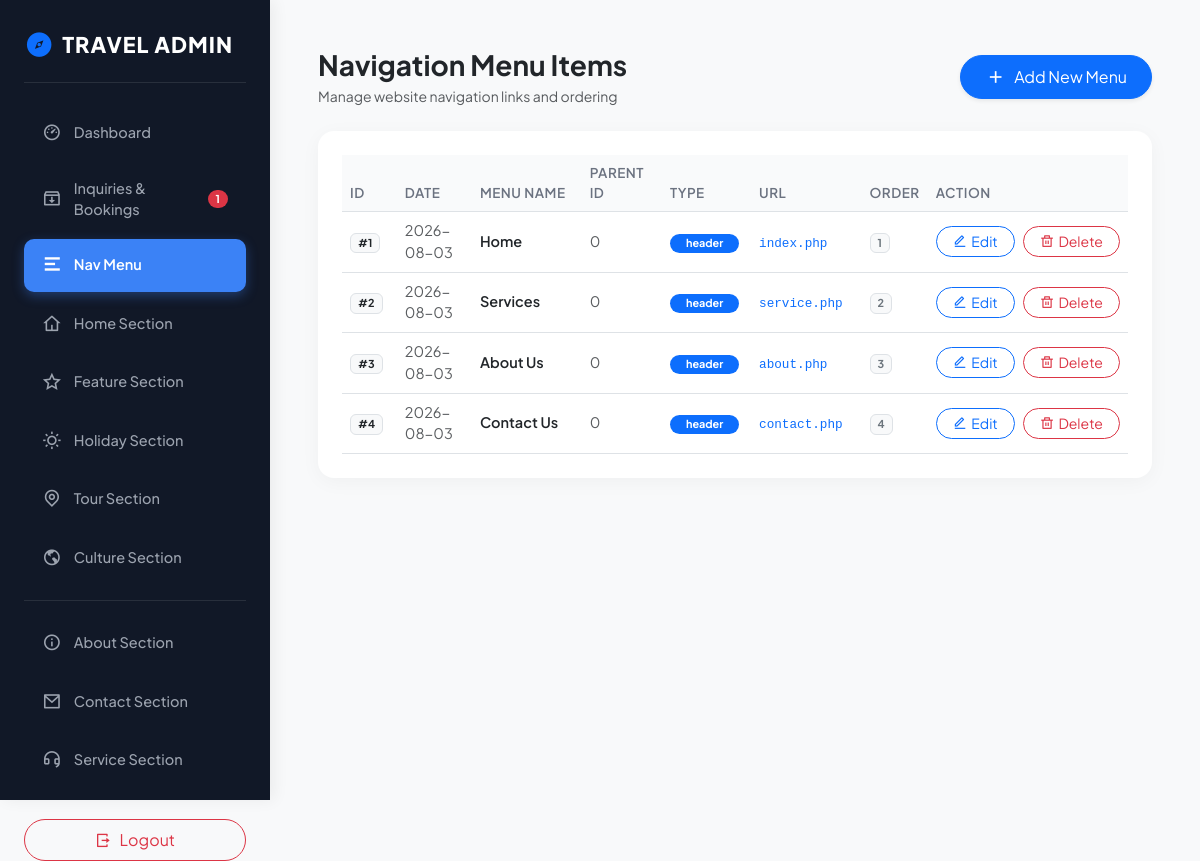
The page /admin/menu.php (signed in) on the database its author committed.
### tables this page shows
CREATE TABLE `menu` (
  `id` int NOT NULL AUTO_INCREMENT,
  `menu_name` varchar(255) NOT NULL,
  `menu_parent` int DEFAULT '0',
  `menu_type` varchar(50) DEFAULT NULL,
  `menu_url` varchar(255) DEFAULT NULL,
  `menu_order` int DEFAULT '0',
  `date` date DEFAULT NULL,
  PRIMARY KEY (`id`)
);

### admin/menu.php (the view, shortened to what this page needs)
<?php
include("inc/conn.php");
include("inc/header.php");
?>
<div class="d-flex justify-content-between align-items-center mb-4">
    <div>
        <h3 class="fw-bold text-dark mb-1">Navigation Menu Items</h3>
        <p class="text-muted small mb-0">Manage website navigation links and ordering</p>
    </div>
    <a href="menu_insert.php" class="btn btn-primary rounded-pill px-4 shadow-sm d-flex align-items-center gap-2">
        <i class="ri-add-line fs-5"></i> Add New Menu
    </a>
</div>
<div class="card admin-card p-4">
    <div class="table-responsive">
        <table class="table table-hover align-middle mb-0">
            <thead>
                <tr>
                    <th width="8%">ID</th>
                    <th width="12%">Date</th>
                    <th width="20%">Menu Name</th>
                    <th width="12%">Parent ID</th>
                    <th width="12%">Type</th>
                    <th width="16%">URL</th>
                    <th width="8%">Order</th>
                    <th width="12%">Action</th>
                </tr>
            </thead>
            <tbody>
                <?php
                    $sql = "SELECT * FROM menu ORDER BY menu_order ASC, id ASC";
                    $rs = mysqli_query($conn, $sql);
                    if (mysqli_num_rows($rs) > 0) {
                        while ($row = mysqli_fetch_array($rs)) {
                            $typeBadge = ($row["menu_type"] === 'Submenu') ? 'bg-secondary' : 'bg-primary';
                            echo "<tr>
                                <td><span class='badge bg-light text-dark border'>#" . $row["id"] . "</span></td>
                                <td class='text-muted small'>" . htmlspecialchars($row["date"]) . "</td>
                                <td><span class='fw-semibold text-dark'>" . htmlspecialchars($row["menu_name"]) . "</span></td>
                                <td><span class='text-muted'>" . (int)$row["menu_parent"] . "</span></td>
                                <td><span class='badge {$typeBadge} text-white rounded-pill px-3 py-1'>" . htmlspecialchars($row["menu_type"]) . "</span></td>
                                <td><code class='text-primary small'>" . htmlspecialchars($row["menu_url"]) . "</code></td>
                                <td><span class='badge bg-light text-secondary border'>" . (int)$row["menu_order"] . "</span></td>
                                <td>
                                    <div class='d-flex gap-2'>
                                        <a href='menu_update.php?id=" . $row["id"] . "' class='btn btn-sm btn-outline-primary rounded-pill px-3 d-inline-flex align-items-center gap-1'>
                                            <i class='ri-edit-line'></i> Edit
                                        </a>
                                        <a href='menu_delete.php?id=" . $row["id"] . "' class='btn btn-sm btn-outline-danger rounded-pill px-3 d-inline-flex align-items-center gap-1' onclick='return checkdelete()'>
                                            <i class='ri-delete-bin-line'></i> Delete
                                        </a>
                                    </div>
                                </td>
                            </tr>";
                        }
                    } else {
                        echo "<tr><td colspan='8' class='text-center py-4 text-muted'>No menu items found. Click 'Add New Menu' to create one.</td></tr>";
                    }
                ?>
            </tbody>
        </table>
    </div>
</div>
<?php
include("inc/footer.php");
?>

### admin/inc/header.php (shortened to what this page needs)
<?php
$currentPage = basename($_SERVER['PHP_SELF']);
?>
<!DOCTYPE html>
<html>
<head>
	<link rel="stylesheet" href="https://cdn.jsdelivr.net/npm/bootstrap@5.3.2/dist/css/bootstrap.min.css">
    <link href="https://cdn.jsdelivr.net/npm/remixicon@4.2.0/fonts/remixicon.css" rel="stylesheet"/>
</head>
<body>
	<div class="dashboard d-flex">
		<div class="slidebar vh-100 p-4 sticky-top">
			<div class="text-white sidebar-title mb-4 pb-3 border-bottom border-secondary border-opacity-25 d-flex align-items-center justify-content-between">
                <a href="dashboard.php" class="text-white text-decoration-none d-flex align-items-center gap-2">
                    <i class="ri-compass-3-fill text-primary fs-3"></i> <span>TRAVEL ADMIN</span>
                </a>
            </div>
			<div class="menus">
				<a href="dashboard.php" class="menu-link <?php echo ($currentPage == 'dashboard.php') ? 'active' : ''; ?>"><i class="ri-dashboard-3-line"></i> Dashboard</a>
				<?php
					$newInqCount = 0;
					if (isset($conn)) {
						$inqRes = @mysqli_query($conn, "SELECT COUNT(*) FROM inquiries WHERE status = 'New'");
						if ($inqRes && $inqRow = mysqli_fetch_row($inqRes)) {
							$newInqCount = (int)$inqRow[0];
						}
					}
				?>
				<a href="inquiries.php" class="menu-link d-flex justify-content-between align-items-center <?php echo ($currentPage == 'inquiries.php') ? 'active' : ''; ?>">
					<div class="d-flex align-items-center"><i class="ri-inbox-archive-line"></i> Inquiries & Bookings</div>
					<?php if ($newInqCount > 0): ?>
						<span class="badge bg-danger rounded-pill px-2"><?php echo $newInqCount; ?></span>
					<?php endif; ?>
				</a>
				<a href="menu.php" class="menu-link <?php echo ($currentPage == 'menu.php' || $currentPage == 'menu_insert.php' || $currentPage == 'menu_update.php') ? 'active' : ''; ?>"><i class="ri-menu-2-line"></i> Nav Menu</a>
                <a href="home.php" class="menu-link <?php echo ($currentPage == 'home.php' || $currentPage == 'home_insert.php' || $currentPage == 'home_update.php') ? 'active' : ''; ?>"><i class="ri-home-4-line"></i> Home Section</a>
                <a href="feature.php" class="menu-link <?php echo ($currentPage == 'feature.php' || $currentPage == 'feature_insert.php' || $currentPage == 'feature_update.php') ? 'active' : ''; ?>"><i class="ri-star-line"></i> Feature Section</a>
                <a href="holiday.php" class="menu-link <?php echo ($currentPage == 'holiday.php' || $currentPage == 'holiday_insert.php' || $currentPage == 'holiday_update.php') ? 'active' : ''; ?>"><i class="ri-sun-line"></i> Holiday Section</a>
                <a href="tour.php" class="menu-link <?php echo ($currentPage == 'tour.php' || $currentPage == 'tour_insert.php' || $currentPage == 'tour_update.php') ? 'active' : ''; ?>"><i class="ri-map-pin-line"></i> Tour Section</a>
                <a href="culture.php" class="menu-link <?php echo ($currentPage == 'culture.php' || $currentPage == 'culture_insert.php' || $currentPage == 'culture_update.php') ? 'active' : ''; ?>"><i class="ri-earth-line"></i> Culture Section</a>
                <div class="mt-3 pt-3 border-top border-secondary border-opacity-25">
                    <a href="about_table.php" class="menu-link <?php echo ($currentPage == 'about_table.php' || $currentPage == 'about_insert.php' || $currentPage == 'about_update.php') ? 'active' : ''; ?>"><i class="ri-information-line"></i> About Section</a>
                    <a href="contact_table.php" class="menu-link <?php echo ($currentPage == 'contact_table.php' || $currentPage == 'contact_insert.php' || $currentPage == 'contact_update.php') ? 'active' : ''; ?>"><i class="ri-mail-line"></i> Contact Section</a>
                    <a href="service_table.php" class="menu-link <?php echo ($currentPage == 'service_table.php' || $currentPage == 'service_insert.php' || $currentPage == 'service_update.php') ? 'active' : ''; ?>"><i class="ri-customer-service-line"></i> Service Section</a>
                </div>
				<div class="mt-4 pt-2">
					<a href="logout.php" class="btn btn-outline-danger w-100 rounded-pill py-2 d-flex align-items-center justify-content-center gap-2">
                        <i class="ri-logout-box-r-line"></i> Logout
                    </a>
				</div>
			</div>
		</div>
		<div class="admin-main-content p-4 p-lg-5">

### admin/inc/footer.php (shortened to what this page needs)
		</div>
	</div>
</body>
</html>

### admin/inc/header.php (style rules this page uses)
body { font-family: 'Plus Jakarta Sans', sans-serif; background-color: #f8f9fa; }
.slidebar { min-width: 270px; max-width: 270px; box-shadow: 4px 0 15px rgba(0,0,0,0.06); background-color: #111827 !important; }
.menu-link { display: flex; align-items: center; padding: 12px 18px; color: #9ca3af; text-decoration: none; border-radius: 10px; transition: all 0.25s ease; margin-bottom: 6px; font-weight: 500; font-size: 14.5px; }
.menu-link.active { background: #3b82f6; color: #fff; font-weight: 600; box-shadow: 0 4px 12px rgba(59, 130, 246, 0.35); }
.menu-link i { margin-right: 12px; font-size: 19px; }
.sidebar-title { font-size: 1.35rem; font-weight: 800; letter-spacing: 1px; }
.admin-main-content { flex: 1; min-height: 100vh; overflow-y: auto; }
.admin-card { background: #fff; border-radius: 16px; border: none; box-shadow: 0 4px 20px rgba(0,0,0,0.04); }
.table th { font-weight: 600; font-size: 13.5px; color: #6b7280; text-transform: uppercase; letter-spacing: 0.5px; background: #f9fafb; }
.table td { vertical-align: middle; font-size: 14.5px; color: #374151; }

### rows shown on the page
menu: id "1", date "2026-08-03", menu_name "Home", menu_parent "0", menu_type "header", menu_url "index.php", menu_order "1"
menu: id "2", date "2026-08-03", menu_name "Services", menu_parent "0", menu_type "header", menu_url "service.php", menu_order "2"
menu: id "3", date "2026-08-03", menu_name "About Us", menu_parent "0", menu_type "header", menu_url "about.php", menu_order "3"
menu: id "4", date "2026-08-03", menu_name "Contact Us", menu_parent "0", menu_type "header", menu_url "contact.php", menu_order "4"

### other values the page prints
$newInqCount "1"
